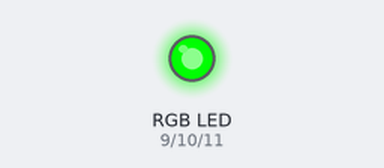
Simulated run of this sketch. Board: Arduino Uno, built with avr-gcc and run on an emulated ATmega328P. Shown: an RGB LED mixed from three pins (HIGH = lit). Dim RGB values are drawn brighter than linear.

Above: at 0.05 s.
At 1.15 s:
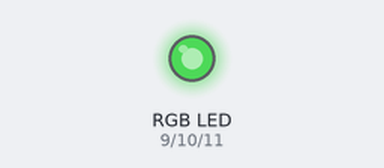
At 2.3 s:
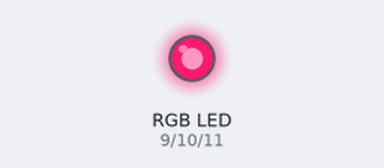
At 3.45 s:
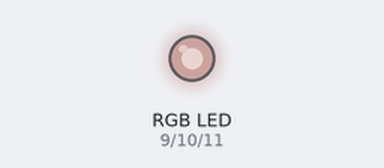
At 4.6 s:
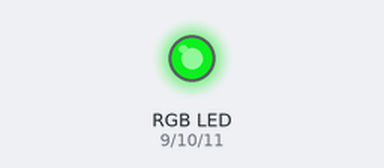
Timing chart, 0 to 6.7 s (numbered marks = the images above):
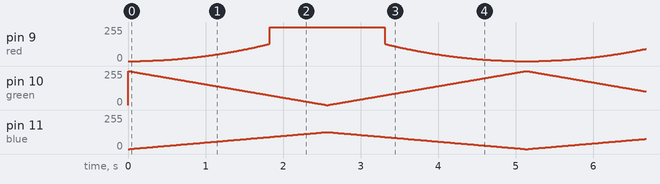

The sketch:

sketch_jul9a.ino
```cpp
int red = 9;
 int green = 10;
 int blue = 11;
void setup() {
 pinMode(red, OUTPUT);
 pinMode(green, OUTPUT);
 pinMode(blue, OUTPUT);

}

void loop() {
  for(int i = 0; i <= 255; i++)
  {
analogWrite(red, i * i / 255);
analogWrite(blue, i / 2);
analogWrite(green, 255 - i);
 delay(10);
  }
  for(int i = 255; i >= 0; i--)
  {
analogWrite(red, i * i / 255);
analogWrite(blue, i / 2);
analogWrite(green, 255 - i);
 delay(10);
  }


}
```
